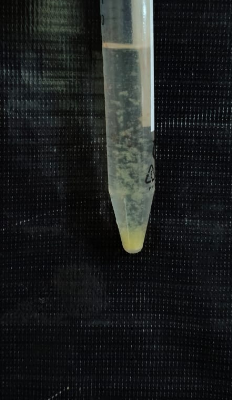
#> input picture sensors/nessler.png, 232 x 400 px, found by its file name
$ python ammonium.py
#> lines starting #> are read from the running program, lines starting #| are printed output that depends on the picture; after the words box and inside, x2 and y2 are one past the last pixel; in counts of white or black regions, pixels touching at a corner belong together
import cv2
import numpy as np

# Example calibration data for Nessler's reagent test
# Known intensity values and corresponding ammonium concentrations
intensity_data = np.array([50, 100, 150, 200, 250])  # Example intensity values (may vary)
concentration_data = np.array([0.1, 0.2, 0.3, 0.4, 0.5])  # Corresponding concentrations in mg/mL

# Calculate the slope and intercept for the linear relationship
slope, intercept = np.polyfit(intensity_data, concentration_data, 1)

def detect_yellow_color(image_path):
    # Load the image
    image = cv2.imread(image_path)
#> image is the input picture: shape (400, 232, 3); mean B, G, R 30.4, 30.5, 28
    if image is None:
        print("Image not found.")
        return None

    # Convert the image to HSV color space
    hsv_image = cv2.cvtColor(image, cv2.COLOR_BGR2HSV)
#> hsv_image: shape (400, 232, 3); mean H, S, V 92.3, 53.3, 32.4

    # Define a broader HSV range for yellow colors
    # This range includes various shades of yellow
    lower_yellow = np.array([20, 100, 100])  # Lower bound for yellow hue
    upper_yellow = np.array([30, 255, 255])  # Upper bound for yellow hue

    # Create a mask for yellow regions
    mask = cv2.inRange(hsv_image, lower_yellow, upper_yellow)
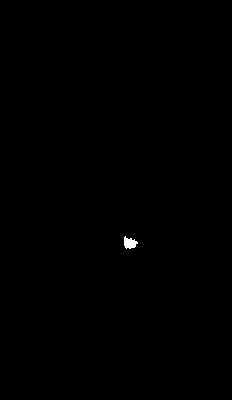
#> mask: shape (400, 232); 0.13% white; 1 white region, box (x1, y1, x2, y2) and area: (124, 236, 138, 249) 118

    # Use morphological operations to enhance the mask (remove noise)
    kernel = cv2.getStructuringElement(cv2.MORPH_ELLIPSE, (5, 5))
    mask = cv2.morphologyEx(mask, cv2.MORPH_CLOSE, kernel)
#> mask: shape (400, 232); 0.13% white; 1 white region

    # Find contours of the detected particles
    contours, _ = cv2.findContours(mask, cv2.RETR_EXTERNAL, cv2.CHAIN_APPROX_SIMPLE)
#> contours = 1 contour; box (x1, y1, x2, y2) and area: (124, 236, 138, 249) 99

    # Draw contours on the original image for visualization
    contour_image = image.copy()
    for contour in contours:
        if cv2.contourArea(contour) > 10:  # Filter small contours
            cv2.drawContours(contour_image, [contour], -1, (0, 255, 0), 2)
#> this loop made 1 pass
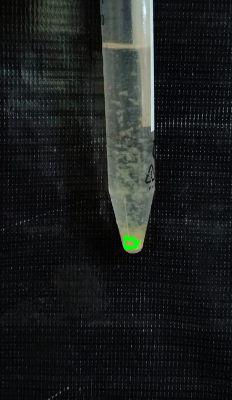
#> contour_image: shape (400, 232, 3); 0.15% of pixels changed, all inside (x1, y1, x2, y2) = (123, 235, 139, 250)

    # Calculate the mean intensity of detected yellow pixels
    mean_color_pixels = cv2.mean(hsv_image, mask=mask)[0]  # Mean hue value for detected yellow region
#> mean_color_pixels = 29.05

    # Estimate concentration using the slope and intercept
    estimated_concentration = slope * mean_color_pixels + intercept
#> estimated_concentration = 0.0581

    # Calculate the percentage of detected yellow pixels in the image
    yellow_ratio = cv2.countNonZero(mask) / (image.shape[0] * image.shape[1]) * 100  # Convert to percentage
#> yellow_ratio = 0.129

    # Display results based on yellow ratio
    if yellow_ratio > 5:  # Adjust threshold as necessary
        print(f"Yellow color detected (positive test): {yellow_ratio:.2f}% of image area.")
    else:
        print(f"No significant yellow color detected (negative test): {yellow_ratio:.2f}% of image area.")
#| No significant yellow color detected (negative test): 0.13% of image area.

    print(f"Estimated ammonium concentration: {estimated_concentration:.2f} mg/mL")
#| Estimated ammonium concentration: 0.06 mg/mL

    # Create a grayscale mask for visualization
    mask_grayscale = cv2.cvtColor(mask, cv2.COLOR_GRAY2BGR)  # Convert single channel to BGR for display
#> mask_grayscale: shape (400, 232, 3); 0.13% white; 1 white region, box (x1, y1, x2, y2) and area: (124, 236, 138, 249) 120

    # Display original image with contours and the grayscale mask side by side
    combined_display = np.hstack((contour_image, mask_grayscale))  # Combine images horizontally
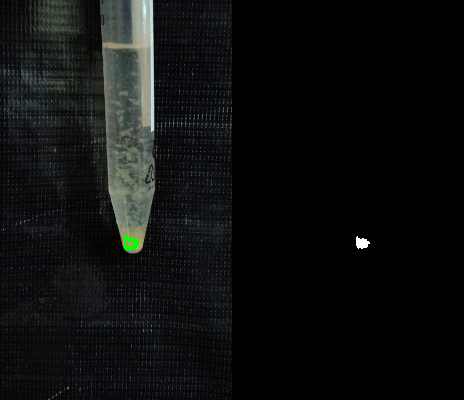
#> combined_display: shape (400, 464, 3); mean B, G, R 15.3, 15.5, 14

    # Show the frames
    cv2.imshow("Original Image with Detected Yellow Regions and Mask", combined_display)

    # Wait for a key press and close the windows
    cv2.waitKey(0)
    cv2.destroyAllWindows()

    return estimated_concentration

# Test the function
image_path = '/home/nikhil/USWV/USV/sensors/nessler.png'  # Change to your image path
detect_yellow_color(image_path)

$ run again, with sensors/peroxide.png copied over sensors/nessler.png
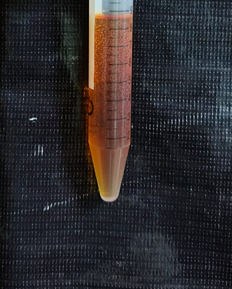
#> input picture sensors/peroxide.png, 232 x 289 px, found by its file name
#> in detect_yellow_color, image is the input picture: shape (289, 232, 3); mean B, G, R 44.1, 41.8, 44.8
#> hsv_image: shape (289, 232, 3); mean H, S, V 93.2, 73.5, 53.1
#> mask: shape (289, 232); 0.13% white; 3 white regions (2 under 20 px)
#> contours = 3 contours, 2 with area under 20; largest, box (x1, y1, x2, y2) and area: (96, 172, 105, 197) 48
#> the loop in detect_yellow_color, `for contour in contours:` made 3 passes
#> contour on passes 2 to 3: [[90, 22], [90, 31]], [[96, 14], [95, 15], [96, 15], [97, 14]]
#> after the loop in detect_yellow_color, `for contour in contours:`:
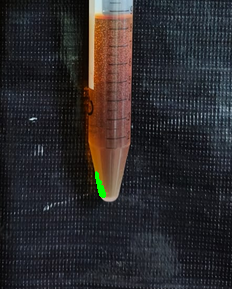
#> contour_image: shape (289, 232, 3); 0.22% of pixels changed, all inside (x1, y1, x2, y2) = (95, 171, 106, 198)
#> mean_color_pixels = 21.1
#> estimated_concentration = 0.0422
#> yellow_ratio = 0.133
#| No significant yellow color detected (negative test): 0.13% of image area.
#| Estimated ammonium concentration: 0.04 mg/mL
#> mask_grayscale: shape (289, 232, 3); 0.13% white; 3 white regions (2 under 20 px), largest, box (x1, y1, x2, y2) and area: (96, 172, 105, 197) 75
#> in detect_yellow_color, `combined_display = np.hstack((contour_image, mask_grayscale))`:
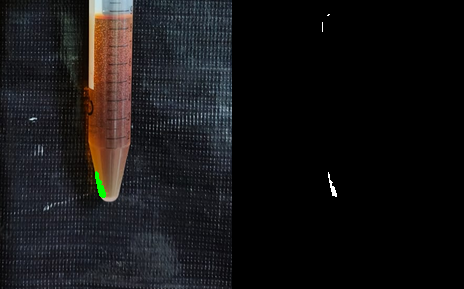
#> combined_display: shape (289, 464, 3); mean B, G, R 22.2, 21.2, 22.4
